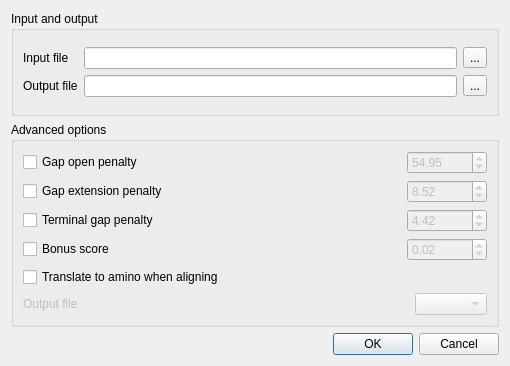
<?xml version="1.0" encoding="UTF-8"?>
<ui version="4.0">
 <class>KalignDialog</class>
 <widget class="QDialog" name="KalignDialog">
  <property name="geometry">
   <rect>
    <x>0</x>
    <y>0</y>
    <width>510</width>
    <height>366</height>
   </rect>
  </property>
  <property name="sizePolicy">
   <sizepolicy hsizetype="Preferred" vsizetype="Preferred">
    <horstretch>0</horstretch>
    <verstretch>0</verstretch>
   </sizepolicy>
  </property>
  <property name="minimumSize">
   <size>
    <width>510</width>
    <height>0</height>
   </size>
  </property>
  <property name="maximumSize">
   <size>
    <width>52300</width>
    <height>32000</height>
   </size>
  </property>
  <property name="windowTitle">
   <string>Align with Kalign</string>
  </property>
  <layout class="QVBoxLayout" name="verticalLayout_2">
   <item>
    <layout class="QVBoxLayout" name="verticalLayout">
     <item>
      <widget class="QGroupBox" name="inputGroupBox">
       <property name="sizePolicy">
        <sizepolicy hsizetype="Expanding" vsizetype="Preferred">
         <horstretch>0</horstretch>
         <verstretch>0</verstretch>
        </sizepolicy>
       </property>
       <property name="title">
        <string>Input and output</string>
       </property>
       <layout class="QGridLayout" name="gridLayout_3">
        <item row="0" column="0">
         <layout class="QGridLayout" name="gridLayout_2">
          <item row="0" column="0">
           <widget class="QLabel" name="inputFileLabel">
            <property name="text">
             <string>Input file</string>
            </property>
           </widget>
          </item>
          <item row="0" column="1">
           <widget class="QLineEdit" name="inputFileLineEdit"/>
          </item>
          <item row="0" column="2">
           <widget class="QToolButton" name="inputFilePathButton">
            <property name="text">
             <string>...</string>
            </property>
           </widget>
          </item>
          <item row="1" column="0">
           <widget class="QLabel" name="outputFileLabel">
            <property name="text">
             <string>Output file</string>
            </property>
           </widget>
          </item>
          <item row="1" column="1">
           <widget class="QLineEdit" name="outputFileLineEdit"/>
          </item>
          <item row="1" column="2">
           <widget class="QToolButton" name="outputFilePathButton">
            <property name="text">
             <string>...</string>
            </property>
           </widget>
          </item>
         </layout>
        </item>
       </layout>
      </widget>
     </item>
     <item>
      <widget class="QGroupBox" name="groupBox_2">
       <property name="sizePolicy">
        <sizepolicy hsizetype="Preferred" vsizetype="Preferred">
         <horstretch>0</horstretch>
         <verstretch>0</verstretch>
        </sizepolicy>
       </property>
       <property name="title">
        <string>Advanced options</string>
       </property>
       <layout class="QGridLayout" name="gridLayout_10">
        <item row="0" column="0">
         <layout class="QGridLayout" name="gridLayout_9">
          <item row="0" column="0">
           <layout class="QGridLayout" name="gridLayout_8">
            <item row="0" column="0">
             <layout class="QGridLayout" name="gridLayout_6">
              <item row="0" column="0">
               <widget class="QCheckBox" name="gapOpenCheckBox">
                <property name="enabled">
                 <bool>true</bool>
                </property>
                <property name="text">
                 <string>Gap open penalty</string>
                </property>
               </widget>
              </item>
              <item row="0" column="1">
               <spacer name="horizontalSpacer_3">
                <property name="orientation">
                 <enum>Qt::Horizontal</enum>
                </property>
                <property name="sizeHint" stdset="0">
                 <size>
                  <width>255</width>
                  <height>17</height>
                 </size>
                </property>
               </spacer>
              </item>
              <item row="0" column="2">
               <widget class="QDoubleSpinBox" name="gapOpenSpinBox">
                <property name="enabled">
                 <bool>false</bool>
                </property>
                <property name="minimumSize">
                 <size>
                  <width>80</width>
                  <height>0</height>
                 </size>
                </property>
                <property name="maximum">
                 <double>1000.000000000000000</double>
                </property>
                <property name="value">
                 <double>54.950000000000003</double>
                </property>
               </widget>
              </item>
             </layout>
            </item>
            <item row="1" column="0">
             <layout class="QGridLayout" name="gridLayout_7">
              <item row="0" column="0">
               <widget class="QCheckBox" name="gapExtensionPenaltyCheckBox">
                <property name="enabled">
                 <bool>true</bool>
                </property>
                <property name="text">
                 <string>Gap extension penalty</string>
                </property>
               </widget>
              </item>
              <item row="0" column="1">
               <spacer name="horizontalSpacer_4">
                <property name="orientation">
                 <enum>Qt::Horizontal</enum>
                </property>
                <property name="sizeHint" stdset="0">
                 <size>
                  <width>248</width>
                  <height>20</height>
                 </size>
                </property>
               </spacer>
              </item>
              <item row="0" column="2">
               <widget class="QDoubleSpinBox" name="gapExtensionPenaltySpinBox">
                <property name="enabled">
                 <bool>false</bool>
                </property>
                <property name="minimumSize">
                 <size>
                  <width>80</width>
                  <height>0</height>
                 </size>
                </property>
                <property name="maximum">
                 <double>1000.000000000000000</double>
                </property>
                <property name="value">
                 <double>8.520000000000000</double>
                </property>
               </widget>
              </item>
             </layout>
            </item>
            <item row="2" column="0">
             <layout class="QGridLayout" name="gridLayout_5">
              <item row="0" column="0">
               <widget class="QCheckBox" name="terminalGapCheckBox">
                <property name="enabled">
                 <bool>true</bool>
                </property>
                <property name="text">
                 <string>Terminal gap penalty</string>
                </property>
               </widget>
              </item>
              <item row="0" column="1">
               <spacer name="horizontalSpacer_5">
                <property name="orientation">
                 <enum>Qt::Horizontal</enum>
                </property>
                <property name="sizeHint" stdset="0">
                 <size>
                  <width>255</width>
                  <height>17</height>
                 </size>
                </property>
               </spacer>
              </item>
              <item row="0" column="2">
               <widget class="QDoubleSpinBox" name="terminalGapSpinBox">
                <property name="enabled">
                 <bool>false</bool>
                </property>
                <property name="minimumSize">
                 <size>
                  <width>80</width>
                  <height>0</height>
                 </size>
                </property>
                <property name="maximum">
                 <double>1000.000000000000000</double>
                </property>
                <property name="value">
                 <double>4.420000000000000</double>
                </property>
               </widget>
              </item>
             </layout>
            </item>
            <item row="3" column="0">
             <layout class="QGridLayout" name="gridLayout">
              <item row="0" column="0">
               <widget class="QCheckBox" name="bonusScoreCheckBox">
                <property name="enabled">
                 <bool>true</bool>
                </property>
                <property name="text">
                 <string>Bonus score</string>
                </property>
               </widget>
              </item>
              <item row="0" column="1">
               <spacer name="horizontalSpacer_6">
                <property name="orientation">
                 <enum>Qt::Horizontal</enum>
                </property>
                <property name="sizeHint" stdset="0">
                 <size>
                  <width>255</width>
                  <height>17</height>
                 </size>
                </property>
               </spacer>
              </item>
              <item row="0" column="2">
               <widget class="QDoubleSpinBox" name="bonusScoreSpinBox">
                <property name="enabled">
                 <bool>false</bool>
                </property>
                <property name="minimumSize">
                 <size>
                  <width>80</width>
                  <height>0</height>
                 </size>
                </property>
                <property name="maximum">
                 <double>1000.000000000000000</double>
                </property>
                <property name="value">
                 <double>0.020000000000000</double>
                </property>
               </widget>
              </item>
             </layout>
            </item>
           </layout>
          </item>
          <item row="1" column="0">
           <widget class="QCheckBox" name="translateCheckBox">
            <property name="text">
             <string>Translate to amino when aligning</string>
            </property>
           </widget>
          </item>
          <item row="2" column="0">
           <layout class="QGridLayout" name="gridLayout_4">
            <item row="0" column="0">
             <widget class="QLabel" name="label">
              <property name="enabled">
               <bool>false</bool>
              </property>
              <property name="text">
               <string>Output file</string>
              </property>
             </widget>
            </item>
            <item row="0" column="1">
             <spacer name="horizontalSpacer_2">
              <property name="orientation">
               <enum>Qt::Horizontal</enum>
              </property>
              <property name="sizeHint" stdset="0">
               <size>
                <width>40</width>
                <height>20</height>
               </size>
              </property>
             </spacer>
            </item>
            <item row="0" column="2">
             <widget class="QComboBox" name="translationTableBox">
              <property name="enabled">
               <bool>false</bool>
              </property>
             </widget>
            </item>
           </layout>
          </item>
         </layout>
        </item>
       </layout>
      </widget>
     </item>
    </layout>
   </item>
   <item>
    <widget class="QDialogButtonBox" name="buttonBox">
     <property name="standardButtons">
      <set>QDialogButtonBox::Cancel|QDialogButtonBox::Ok</set>
     </property>
    </widget>
   </item>
  </layout>
 </widget>
 <resources/>
 <connections>
  <connection>
   <sender>bonusScoreCheckBox</sender>
   <signal>clicked(bool)</signal>
   <receiver>bonusScoreSpinBox</receiver>
   <slot>setEnabled(bool)</slot>
   <hints>
    <hint type="sourcelabel">
     <x>54</x>
     <y>119</y>
    </hint>
    <hint type="destinationlabel">
     <x>196</x>
     <y>125</y>
    </hint>
   </hints>
  </connection>
  <connection>
   <sender>terminalGapCheckBox</sender>
   <signal>clicked(bool)</signal>
   <receiver>terminalGapSpinBox</receiver>
   <slot>setEnabled(bool)</slot>
   <hints>
    <hint type="sourcelabel">
     <x>62</x>
     <y>92</y>
    </hint>
    <hint type="destinationlabel">
     <x>164</x>
     <y>99</y>
    </hint>
   </hints>
  </connection>
  <connection>
   <sender>gapExtensionPenaltyCheckBox</sender>
   <signal>clicked(bool)</signal>
   <receiver>gapExtensionPenaltySpinBox</receiver>
   <slot>setEnabled(bool)</slot>
   <hints>
    <hint type="sourcelabel">
     <x>60</x>
     <y>67</y>
    </hint>
    <hint type="destinationlabel">
     <x>174</x>
     <y>73</y>
    </hint>
   </hints>
  </connection>
  <connection>
   <sender>gapOpenCheckBox</sender>
   <signal>clicked(bool)</signal>
   <receiver>gapOpenSpinBox</receiver>
   <slot>setEnabled(bool)</slot>
   <hints>
    <hint type="sourcelabel">
     <x>38</x>
     <y>40</y>
    </hint>
    <hint type="destinationlabel">
     <x>174</x>
     <y>46</y>
    </hint>
   </hints>
  </connection>
  <connection>
   <sender>translateCheckBox</sender>
   <signal>toggled(bool)</signal>
   <receiver>label</receiver>
   <slot>setEnabled(bool)</slot>
   <hints>
    <hint type="sourcelabel">
     <x>261</x>
     <y>119</y>
    </hint>
    <hint type="destinationlabel">
     <x>63</x>
     <y>145</y>
    </hint>
   </hints>
  </connection>
  <connection>
   <sender>translateCheckBox</sender>
   <signal>toggled(bool)</signal>
   <receiver>translationTableBox</receiver>
   <slot>setEnabled(bool)</slot>
   <hints>
    <hint type="sourcelabel">
     <x>261</x>
     <y>119</y>
    </hint>
    <hint type="destinationlabel">
     <x>149</x>
     <y>145</y>
    </hint>
   </hints>
  </connection>
  <connection>
   <sender>buttonBox</sender>
   <signal>accepted()</signal>
   <receiver>KalignDialog</receiver>
   <slot>accept()</slot>
   <hints>
    <hint type="sourcelabel">
     <x>254</x>
     <y>298</y>
    </hint>
    <hint type="destinationlabel">
     <x>254</x>
     <y>159</y>
    </hint>
   </hints>
  </connection>
  <connection>
   <sender>buttonBox</sender>
   <signal>rejected()</signal>
   <receiver>KalignDialog</receiver>
   <slot>reject()</slot>
   <hints>
    <hint type="sourcelabel">
     <x>254</x>
     <y>298</y>
    </hint>
    <hint type="destinationlabel">
     <x>254</x>
     <y>159</y>
    </hint>
   </hints>
  </connection>
 </connections>
</ui>
